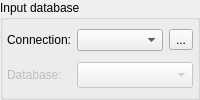
           <widget class="QGroupBox" name="groupBox">
            <property name="sizePolicy">
             <sizepolicy hsizetype="Expanding" vsizetype="Preferred">
              <horstretch>0</horstretch>
              <verstretch>0</verstretch>
             </sizepolicy>
            </property>
            <property name="minimumSize">
             <size>
              <width>0</width>
              <height>0</height>
             </size>
            </property>
            <property name="title">
             <string>Input database</string>
            </property>
            <layout class="QGridLayout" name="gridLayout_11">
             <property name="leftMargin">
              <number>4</number>
             </property>
             <property name="topMargin">
              <number>4</number>
             </property>
             <property name="rightMargin">
              <number>4</number>
             </property>
             <property name="bottomMargin">
              <number>4</number>
             </property>
             <item row="0" column="0">
              <widget class="QLabel" name="connection_lbl">
               <property name="text">
                <string>Connection:</string>
               </property>
              </widget>
             </item>
             <item row="0" column="1">
              <layout class="QHBoxLayout" name="horizontalLayout_4">
               <item>
                <widget class="QComboBox" name="connections_cmb">
                 <property name="sizePolicy">
                  <sizepolicy hsizetype="Expanding" vsizetype="Fixed">
                   <horstretch>0</horstretch>
                   <verstretch>0</verstretch>
                  </sizepolicy>
                 </property>
                </widget>
               </item>
               <item>
                <widget class="QToolButton" name="connect_tb">
                 <property name="toolTip">
                  <string>Connect and list available databases</string>
                 </property>
                 <property name="text">
                  <string>...</string>
                 </property>
                 <property name="icon">
                  <iconset resource="../res/resources.qrc">
                   <normaloff>:/icones/icones/conexaobd.png</normaloff>:/icones/icones/conexaobd.png</iconset>
                 </property>
                 <property name="iconSize">
                  <size>
                   <width>22</width>
                   <height>22</height>
                  </size>
                 </property>
                </widget>
               </item>
              </layout>
             </item>
             <item row="1" column="1">
              <widget class="QComboBox" name="database_cmb">
               <property name="enabled">
                <bool>false</bool>
               </property>
               <property name="sizePolicy">
                <sizepolicy hsizetype="Expanding" vsizetype="Fixed">
                 <horstretch>0</horstretch>
                 <verstretch>0</verstretch>
                </sizepolicy>
               </property>
               <property name="sizeAdjustPolicy">
                <enum>QComboBox::AdjustToMinimumContentsLengthWithIcon</enum>
               </property>
               <property name="iconSize">
                <size>
                 <width>18</width>
                 <height>18</height>
                </size>
               </property>
              </widget>
             </item>
             <item row="1" column="0">
              <widget class="QLabel" name="database_lbl">
               <property name="enabled">
                <bool>false</bool>
               </property>
               <property name="sizePolicy">
                <sizepolicy hsizetype="Minimum" vsizetype="Preferred">
                 <horstretch>0</horstretch>
                 <verstretch>0</verstretch>
                </sizepolicy>
               </property>
               <property name="text">
                <string>Database:</string>
               </property>
               <property name="indent">
                <number>-1</number>
               </property>
              </widget>
             </item>
            </layout>
           </widget>
